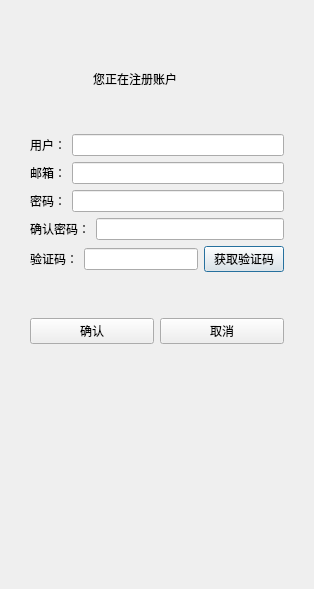
<?xml version="1.0" encoding="UTF-8"?>
<ui version="4.0">
 <class>RegisterDialog</class>
 <widget class="QDialog" name="RegisterDialog">
  <property name="geometry">
   <rect>
    <x>0</x>
    <y>0</y>
    <width>314</width>
    <height>589</height>
   </rect>
  </property>
  <property name="windowTitle">
   <string>Dialog</string>
  </property>
  <layout class="QGridLayout" name="gridLayout">
   <item row="0" column="0">
    <widget class="QStackedWidget" name="stackedWidget">
     <property name="currentIndex">
      <number>0</number>
     </property>
     <widget class="QWidget" name="page_7">
      <layout class="QGridLayout" name="gridLayout_4">
       <item row="0" column="0">
        <layout class="QVBoxLayout" name="verticalLayout">
         <property name="leftMargin">
          <number>10</number>
         </property>
         <property name="topMargin">
          <number>10</number>
         </property>
         <property name="rightMargin">
          <number>10</number>
         </property>
         <property name="bottomMargin">
          <number>10</number>
         </property>
         <item>
          <spacer name="verticalSpacer_7">
           <property name="orientation">
            <enum>Qt::Orientation::Vertical</enum>
           </property>
           <property name="sizeHint" stdset="0">
            <size>
             <width>20</width>
             <height>40</height>
            </size>
           </property>
          </spacer>
         </item>
         <item>
          <widget class="QLabel" name="label">
           <property name="text">
            <string>                   您正在注册账户</string>
           </property>
          </widget>
         </item>
         <item>
          <spacer name="verticalSpacer">
           <property name="orientation">
            <enum>Qt::Orientation::Vertical</enum>
           </property>
           <property name="sizeHint" stdset="0">
            <size>
             <width>20</width>
             <height>40</height>
            </size>
           </property>
          </spacer>
         </item>
         <item>
          <layout class="QHBoxLayout" name="horizontalLayout">
           <item>
            <widget class="QLabel" name="register_userlabel">
             <property name="text">
              <string>用户：</string>
             </property>
            </widget>
           </item>
           <item>
            <widget class="QLineEdit" name="register_userlineEdit"/>
           </item>
          </layout>
         </item>
         <item>
          <layout class="QHBoxLayout" name="horizontalLayout_2">
           <item>
            <widget class="QLabel" name="register_emaillabel">
             <property name="text">
              <string>邮箱：</string>
             </property>
            </widget>
           </item>
           <item>
            <widget class="QLineEdit" name="register_emaillineEdit"/>
           </item>
          </layout>
         </item>
         <item>
          <layout class="QHBoxLayout" name="horizontalLayout_3">
           <item>
            <widget class="QLabel" name="register_pwdlabel">
             <property name="text">
              <string>密码：</string>
             </property>
            </widget>
           </item>
           <item>
            <widget class="QLineEdit" name="register_pwdlineEdit">
             <property name="echoMode">
              <enum>QLineEdit::EchoMode::Password</enum>
             </property>
            </widget>
           </item>
          </layout>
         </item>
         <item>
          <layout class="QHBoxLayout" name="horizontalLayout_4">
           <item>
            <widget class="QLabel" name="register_surepwdlabel">
             <property name="text">
              <string>确认密码：</string>
             </property>
            </widget>
           </item>
           <item>
            <widget class="QLineEdit" name="register_surepwdlineEdit">
             <property name="echoMode">
              <enum>QLineEdit::EchoMode::Password</enum>
             </property>
            </widget>
           </item>
          </layout>
         </item>
         <item>
          <layout class="QHBoxLayout" name="horizontalLayout_20">
           <item>
            <widget class="QLabel" name="register_varifylabel">
             <property name="text">
              <string>验证码：</string>
             </property>
            </widget>
           </item>
           <item>
            <widget class="QLineEdit" name="register_varifylineEdit"/>
           </item>
           <item>
            <widget class="QPushButton" name="register_varifypushButton">
             <property name="cursor">
              <cursorShape>PointingHandCursor</cursorShape>
             </property>
             <property name="text">
              <string>获取验证码</string>
             </property>
            </widget>
           </item>
          </layout>
         </item>
         <item>
          <spacer name="verticalSpacer_8">
           <property name="orientation">
            <enum>Qt::Orientation::Vertical</enum>
           </property>
           <property name="sizeHint" stdset="0">
            <size>
             <width>20</width>
             <height>40</height>
            </size>
           </property>
          </spacer>
         </item>
         <item>
          <layout class="QHBoxLayout" name="horizontalLayout_21">
           <item>
            <widget class="QPushButton" name="register_confirmpushButton">
             <property name="text">
              <string>确认</string>
             </property>
            </widget>
           </item>
           <item>
            <widget class="QPushButton" name="register_cancelpushButton">
             <property name="text">
              <string>取消</string>
             </property>
            </widget>
           </item>
          </layout>
         </item>
         <item>
          <spacer name="verticalSpacer_9">
           <property name="orientation">
            <enum>Qt::Orientation::Vertical</enum>
           </property>
           <property name="sizeHint" stdset="0">
            <size>
             <width>20</width>
             <height>40</height>
            </size>
           </property>
          </spacer>
         </item>
         <item>
          <widget class="QWidget" name="widget" native="true">
           <property name="sizePolicy">
            <sizepolicy hsizetype="Preferred" vsizetype="Preferred">
             <horstretch>0</horstretch>
             <verstretch>10</verstretch>
            </sizepolicy>
           </property>
           <layout class="QGridLayout" name="gridLayout_2">
            <item row="0" column="0">
             <widget class="QLabel" name="register_errorlabel">
              <property name="text">
               <string/>
              </property>
              <property name="alignment">
               <set>Qt::AlignmentFlag::AlignLeading|Qt::AlignmentFlag::AlignLeft|Qt::AlignmentFlag::AlignTop</set>
              </property>
             </widget>
            </item>
           </layout>
          </widget>
         </item>
        </layout>
       </item>
      </layout>
     </widget>
     <widget class="QWidget" name="page_8"/>
    </widget>
   </item>
  </layout>
 </widget>
 <resources/>
 <connections/>
</ui>
